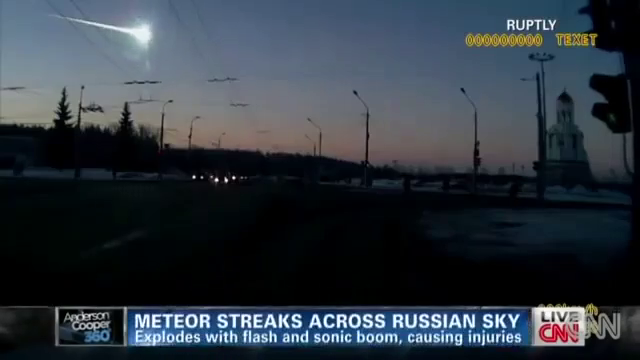
#> input picture frame 24 of Resources/asteroid.avi, 640 x 360 px
$ python DetectionOfAsteroid.py
#> lines starting #> are read from the running program, lines starting #| are printed output that depends on the picture; after the words box and inside, x2 and y2 are one past the last pixel; in counts of white or black regions, pixels touching at a corner belong together
import cv2
import numpy as np
cap= cv2.VideoCapture("Resources/asteroid.avi")

ret, frame1 = cap.read()
#> frame1 is the input picture: shape (360, 640, 3); mean B, G, R 64.4, 55.6, 47.4
ret, frame2 = cap.read()
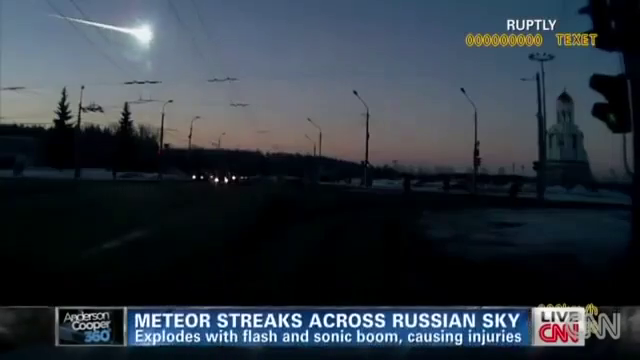
#> input picture frame 25 of Resources/asteroid.avi, 640 x 360 px
#> frame2 is the input picture: shape (360, 640, 3); mean B, G, R 64.6, 55.7, 47.5

while cap.isOpened():
    diff = cv2.absdiff(frame1,frame2)
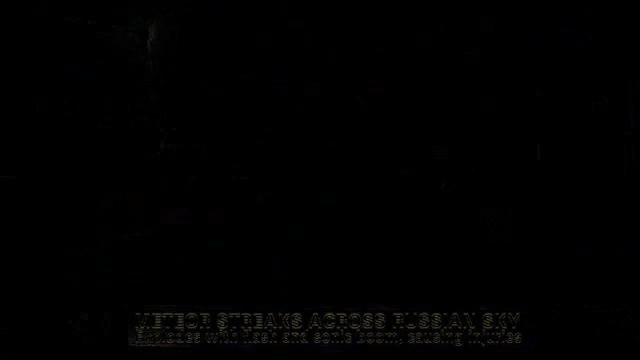
#> diff: shape (360, 640, 3); mean B, G, R 1, 1, 1
    gray = cv2.cvtColor(diff,cv2.COLOR_BGR2GRAY)
    blur = cv2.GaussianBlur(gray, (5,5) , 0)
    _, thresh = cv2.threshold(blur, 20, 255, cv2.THRESH_BINARY)
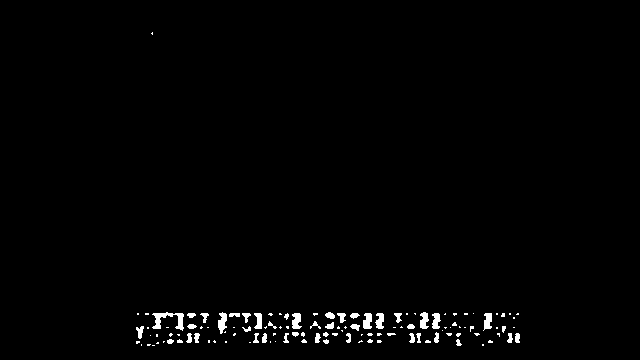
#> thresh: shape (360, 640); 1.3% white; 120 white regions (75 under 20 px), largest, box (x1, y1, x2, y2) and area: (152, 312, 184, 331) 254, (218, 312, 227, 334) 131, (292, 313, 302, 329) 120
    dilated = cv2.dilate(thresh, None, iterations=3)
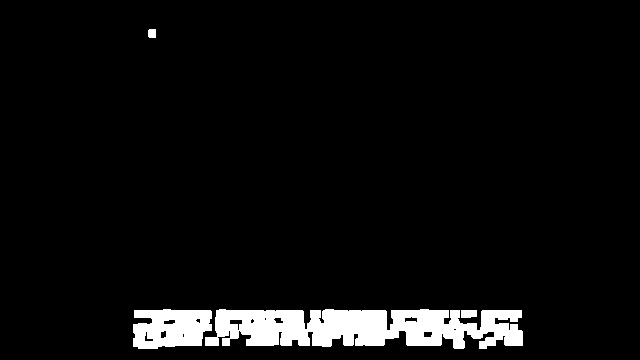
#> dilated: shape (360, 640); 5.3% white; 4 white regions
    contours, _ =cv2.findContours(dilated,cv2.RETR_TREE, cv2.CHAIN_APPROX_SIMPLE)
#> contours = 16 contours, 5 with area under 20; largest, box (x1, y1, x2, y2) and area: (205, 309, 523, 349) 8926, (133, 309, 212, 349) 2528, (461, 310, 477, 318) 100, (229, 319, 243, 331) 74, (148, 29, 156, 38) 55

    for contour in contours:
        (x, y, w, h) = cv2.boundingRect(contour)

        if cv2.contourArea(contour) < 500:
            continue

        cv2.rectangle(frame1, (x,y), (x+w, y+h), (0,255,0), 2)
        cv2.putText(frame1, "Motion: {}".format('Asteroid coming to Earth'), (10,20), cv2.FONT_HERSHEY_SIMPLEX, 1, (0,0,255),3)
#> this loop made 16 passes
#> (x, y, w, h) on passes 1 to 12: (461, 310, 16, 8), (205, 309, 318, 40), (423, 331, 10, 7), (453, 328, 4, 3), (229, 319, 14, 12), (250, 318, 5, 6), (273, 317, 11, 7), (264, 317, 3, 4), (404, 316, 14, 7), (133, 309, 79, 40), (182, 333, 3, 5), (144, 331, 10, 11)
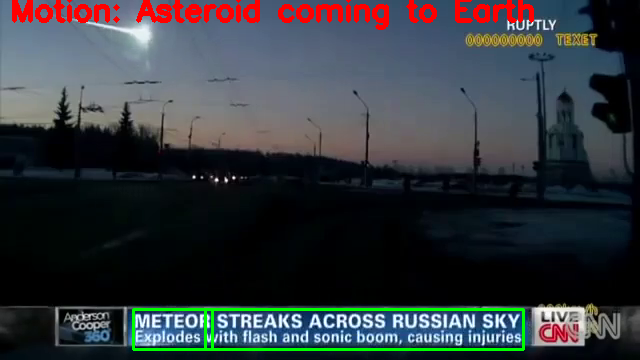
#> frame1: shape (360, 640, 3); 3.55% of pixels changed, all inside (x1, y1, x2, y2) = (12, 0, 534, 351)
    #cv2.drawContours(frame1, contours, -1, (0, 255, 0), 2)

    cv2.imshow('UFO',frame1)
    frame1 = frame2
    ret, frame2 = cap.read()
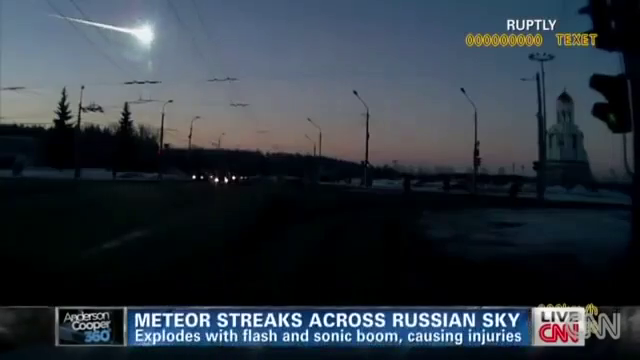
#> input picture frame 26 of Resources/asteroid.avi, 640 x 360 px
#> frame2 is the input picture: shape (360, 640, 3); mean B, G, R 64.5, 55.7, 47.4

    if cv2.waitKey(1) & 0xff == ord('q'):
#> (key q is pressed here)
        break

cv2.destroyAllWindows()
cap.release()
